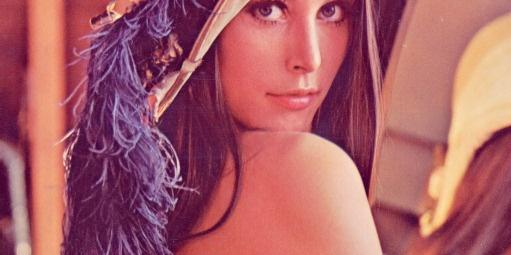
#> input picture resource/img/1.jpg, 511 x 255 px, found by its file name
$ python '14.5 透视变换.py'
#> lines starting #> are read from the running program, lines starting #| are printed output that depends on the picture
"""
14.5 透视变换
对于视角变换，我们需要一个3x3 变换矩阵。在变换前后直线还是直线。要构建这个变换矩阵，你需要在输入图像上找4 个点，以及他们在输出图像上对应的位置。
这四个点中的任意三个都不能共线。这个变换矩阵可以有函数cv2.getPerspectiveTransform() 构建。然后把这个矩阵传给函数cv2.warpPerspective。
cv2.getPerspectiveTransform(src, dst) → retval
    Parameters:
    src – Coordinates of quadrangle vertices in the source image.
    dst – Coordinates of the corresponding quadrangle vertices in the destination image.

cv2.warpPerspective(src, M, dsize[, dst[, flags[, borderMode[, borderValue]]]]) → dst
    src – input image.
    dst – output image that has the size dsize and the same type as src .
    M – 3\times 3 transformation matrix.
    dsize – size of the output image.
"""
import cv2
import numpy as np
from matplotlib import pyplot as plt

img = cv2.imread("C:\\Users\\lee\\Desktop\\1.jpg");
#> img is the input picture: shape (255, 511, 3); mean B, G, R 103.4, 93.5, 170.1
rows, cols = img.shape[:2];
#> rows = 255; cols = 511

cv2.imshow("dst",img[0:int(rows/2)+9,230:350])
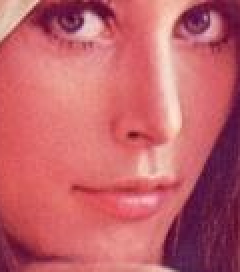
#> window 'dst': shape (136, 120, 3) (shown 2 times larger); mean B, G, R 106.2, 97.7, 194.7
cv2.waitKey(3000)
print(int(rows/2)+9);
#| 136
x1 = 230;x2=350;
y1 = 0;y2=136

pts1 = np.float32([[x1,y1],[x2,y1],[x1,y2],[x2,y2]]);
#> (the run stopped early here; a loop or call above may not have finished)

$ run again, with resource/img/2.jpg copied over resource/img/1.jpg
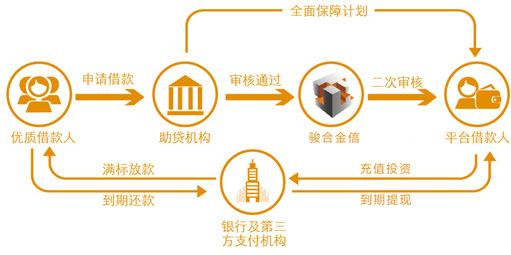
#> input picture resource/img/2.jpg, 511 x 255 px, found by its file name
#> img is the input picture: shape (255, 511, 3); mean B, G, R 228.2, 242, 248.7
#> `cv2.imshow("dst",img[0:int(rows/2)+9,230:350])`:
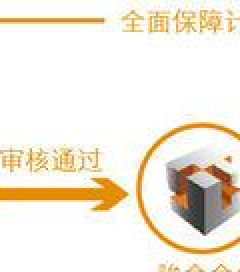
#> window 'dst': shape (136, 120, 3) (shown 2 times larger); mean B, G, R 222, 235.5, 242.8
#| 136

$ run again, with resource/img/4.jpg copied over resource/img/1.jpg
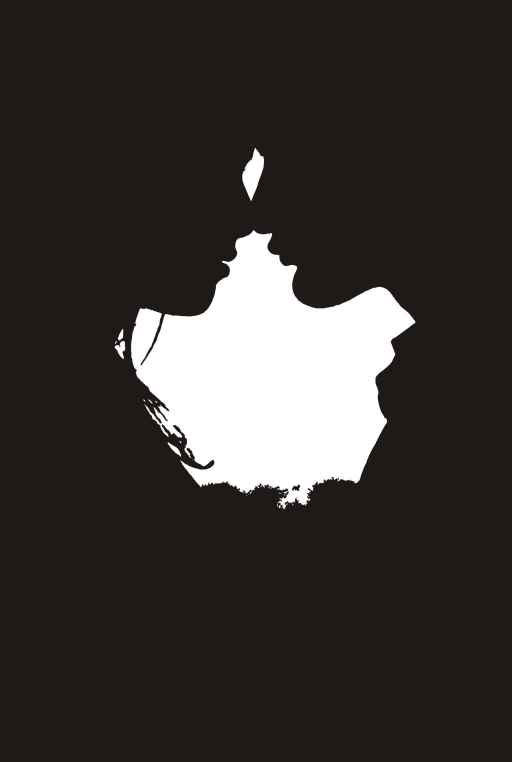
#> input picture resource/img/4.jpg, 1024 x 1524 px, found by its file name (shown at 1/2 size)
#> img is the input picture: shape (1524, 1024, 3); mean B, G, R 50.3, 53, 57.4
#> `cv2.imshow("dst",img[0:int(rows/2)+9,230:350])`:
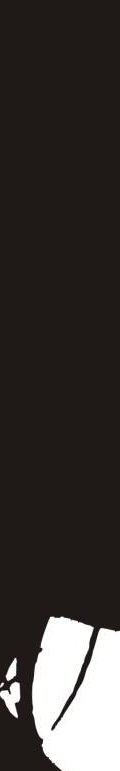
#> window 'dst': shape (771, 120, 3); mean B, G, R 52.8, 55.3, 59.7
#| 771
